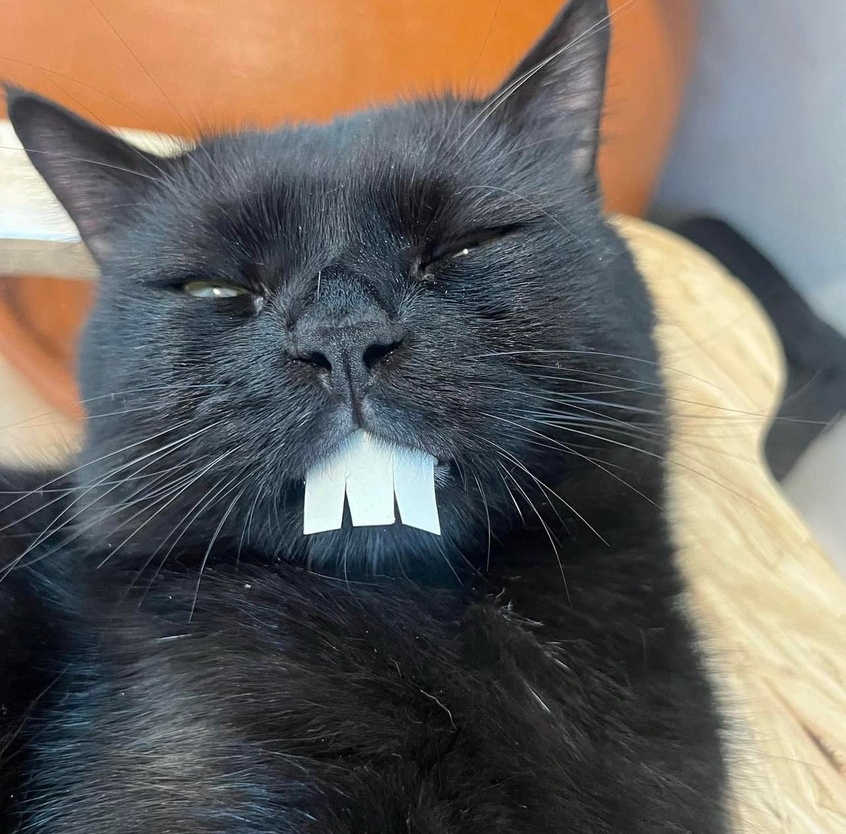
#> input picture Com_Vi/Week07/file/imgg.jpg, 846 x 834 px, shrunk from 1284 x 1265 before the run, found by its file name
$ python lab07_2.py
#> lines starting #> are read from the running program, lines starting #| are printed output that depends on the picture
import numpy as np
import cv2
from scipy.ndimage import convolve
import matplotlib.pyplot as plt

# Gaussian Filter
def gaussian_filter(image, kernel_size=5, sigma=1.0):
    ax = np.linspace(-(kernel_size // 2), kernel_size // 2, kernel_size)
    gauss = np.exp(-0.5 * np.square(ax) / np.square(sigma))
    kernel = np.outer(gauss, gauss)
    kernel /= np.sum(kernel)
    return convolve(image, kernel)

# Sobel Filter
def sobel_filters(image):
    Kx = np.array([[-1, 0, 1], [-2, 0, 2], [-1, 0, 1]])  # Horizontal
    Ky = np.array([[1, 2, 1], [0, 0, 0], [-1, -2, -1]])  # Vertical
    Gx = convolve(image, Kx)
    Gy = convolve(image, Ky)
    magnitude = np.sqrt(Gx**2 + Gy**2)
    direction = np.arctan2(Gy, Gx)  # Gradient direction
    return magnitude, direction

# Non-Maximum Suppression
def non_maximum_suppression(magnitude, direction):
    rows, cols = magnitude.shape
    suppressed = np.zeros((rows, cols), dtype=np.float32)
    direction = np.rad2deg(direction)
    direction[direction < 0] += 180

    for i in range(1, rows-1):
        for j in range(1, cols-1):
            # Direction quantization
            if (0 <= direction[i, j] < 22.5) or (157.5 <= direction[i, j] <= 180):
                neighbors = (magnitude[i, j+1], magnitude[i, j-1])
            elif 22.5 <= direction[i, j] < 67.5:
                neighbors = (magnitude[i-1, j+1], magnitude[i+1, j-1])
            elif 67.5 <= direction[i, j] < 112.5:
                neighbors = (magnitude[i+1, j], magnitude[i-1, j])
            else:  # 112.5 <= direction < 157.5
                neighbors = (magnitude[i-1, j-1], magnitude[i+1, j+1])

            # Suppress non-maximum values
            if magnitude[i, j] >= neighbors[0] and magnitude[i, j] >= neighbors[1]:
                suppressed[i, j] = magnitude[i, j]
            else:
                suppressed[i, j] = 0

    return suppressed

# Double Threshold
def double_threshold(suppressed, low_threshold, high_threshold):
    strong = 255
    weak = 75

    strong_i, strong_j = np.where(suppressed >= high_threshold)
    weak_i, weak_j = np.where((suppressed <= high_threshold) & (suppressed >= low_threshold))

    result = np.zeros_like(suppressed, dtype=np.uint8)
    result[strong_i, strong_j] = strong
    result[weak_i, weak_j] = weak
    return result, weak, strong

# Edge Tracking by Hysteresis
def edge_tracking_by_hysteresis(image, weak, strong):
    rows, cols = image.shape
    for i in range(1, rows-1):
        for j in range(1, cols-1):
            if image[i, j] == weak:
                if (strong in [image[i+1, j-1], image[i+1, j], image[i+1, j+1],
                               image[i, j-1], image[i, j+1],
                               image[i-1, j-1], image[i-1, j], image[i-1, j+1]]):
                    image[i, j] = strong
                else:
                    image[i, j] = 0
    return image

# Main Function for Canny Edge Detection
def canny_edge_detection(image, low_threshold, high_threshold):
    # 1. Step 1: Gaussian Blur
    smoothed = gaussian_filter(image)

    # 2. Step 2: Sobel Filters
    magnitude, direction = sobel_filters(smoothed)

    # 3. Step 3: Non-Maximum Suppression
    suppressed = non_maximum_suppression(magnitude, direction)

    # 4. Step 4: Double Thresholding
    thresholded, weak, strong = double_threshold(suppressed, low_threshold, high_threshold)

    # 5. Step 5: Edge Tracking by Hysteresis
    final_edges = edge_tracking_by_hysteresis(thresholded, weak, strong)

    return final_edges

image = cv2.imread('file\imgg.jpg', cv2.IMREAD_GRAYSCALE)
#> image: shape (834, 846); min 0, max 255, mean 101.7
image = np.float32(image)

edges = canny_edge_detection(image, low_threshold=50, high_threshold=150)
#> in sobel_filters, `Gy = convolve(image, Ky)`:
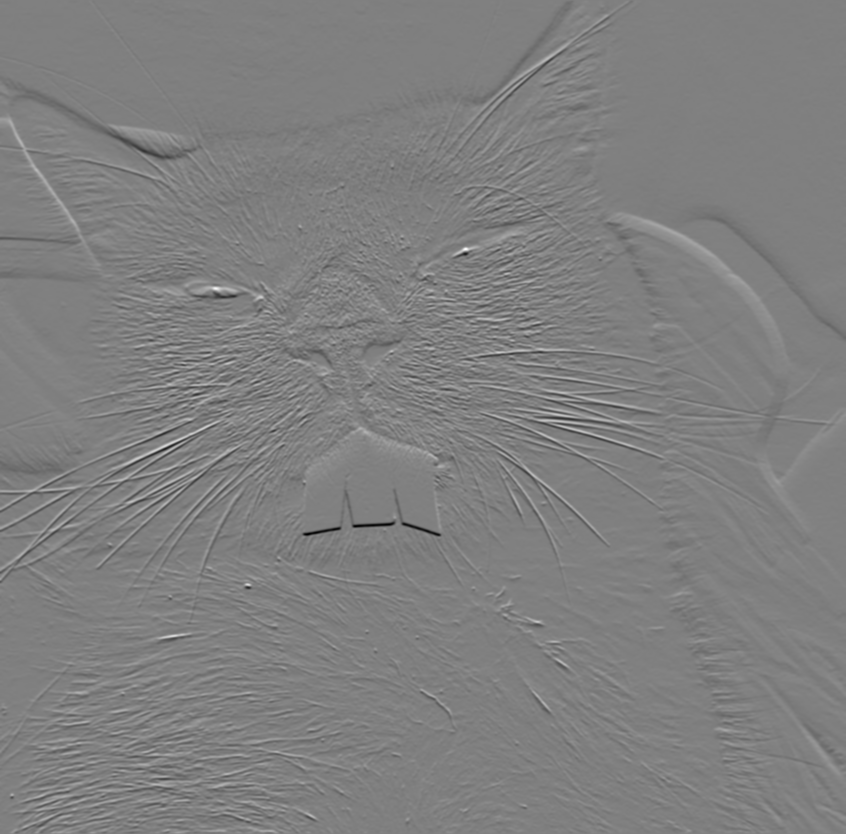
#> Gy: shape (834, 846) float32; min -507.5, max 503.2, mean -0.8; drawn with min black and max white
#> in sobel_filters, `direction = np.arctan2(Gy, Gx)`:
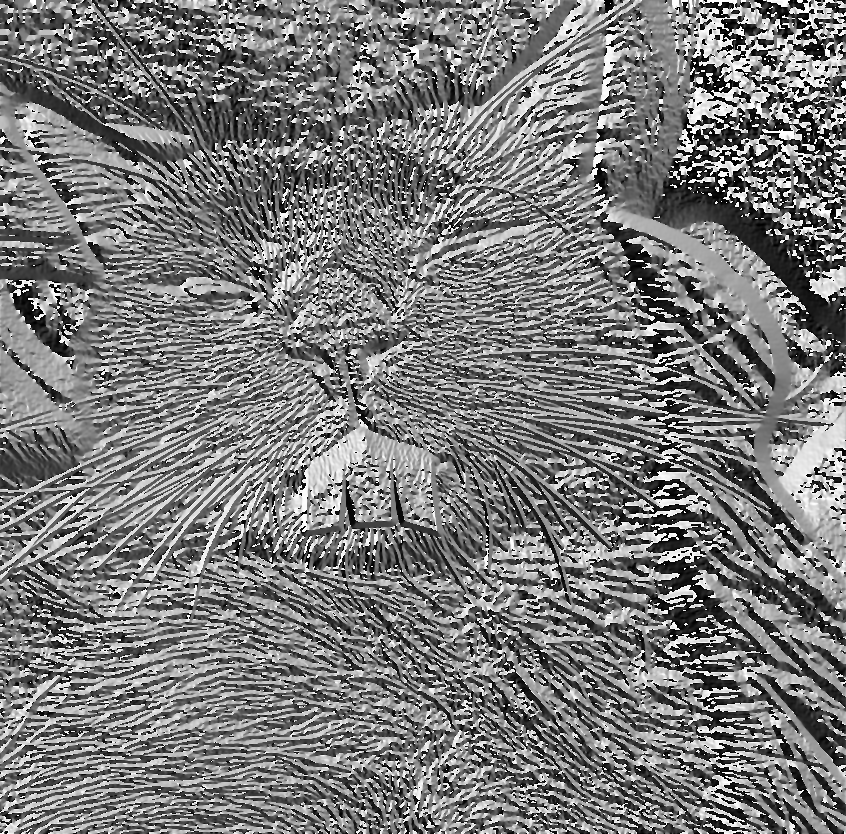
#> direction: shape (834, 846) float32; min -3.14, max 3.14, mean -0.13; drawn with min black and max white
#> in non_maximum_suppression, `direction[direction < 0] += 180`:
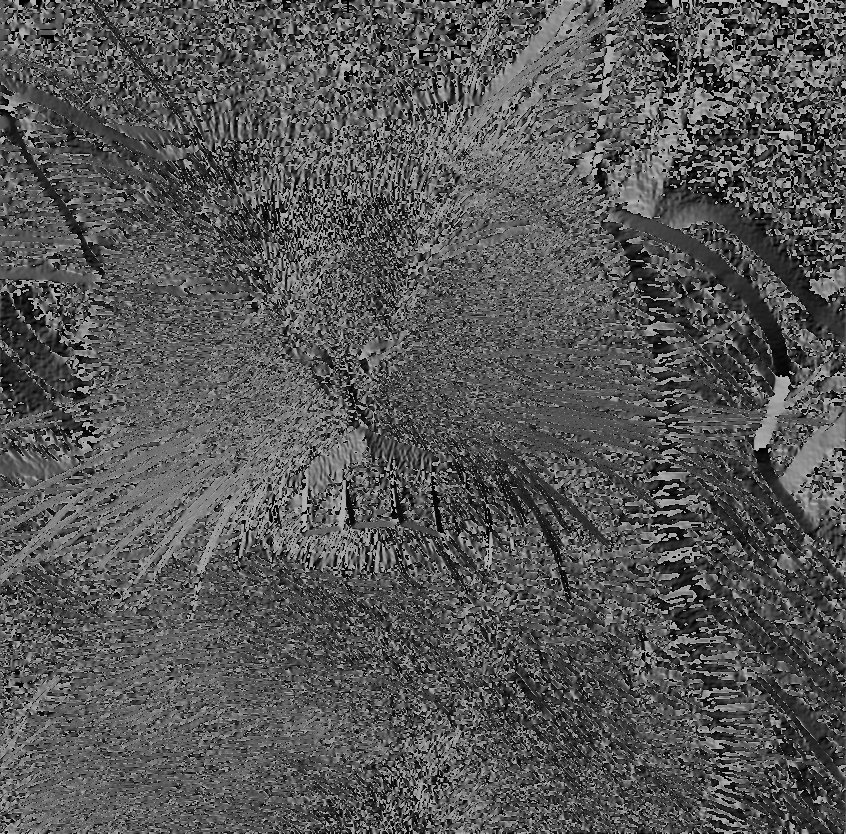
#> direction: shape (834, 846) float32; min 0, max 180, mean 86.7
#> after the loop in non_maximum_suppression, `for i in range(1, rows-1):`:
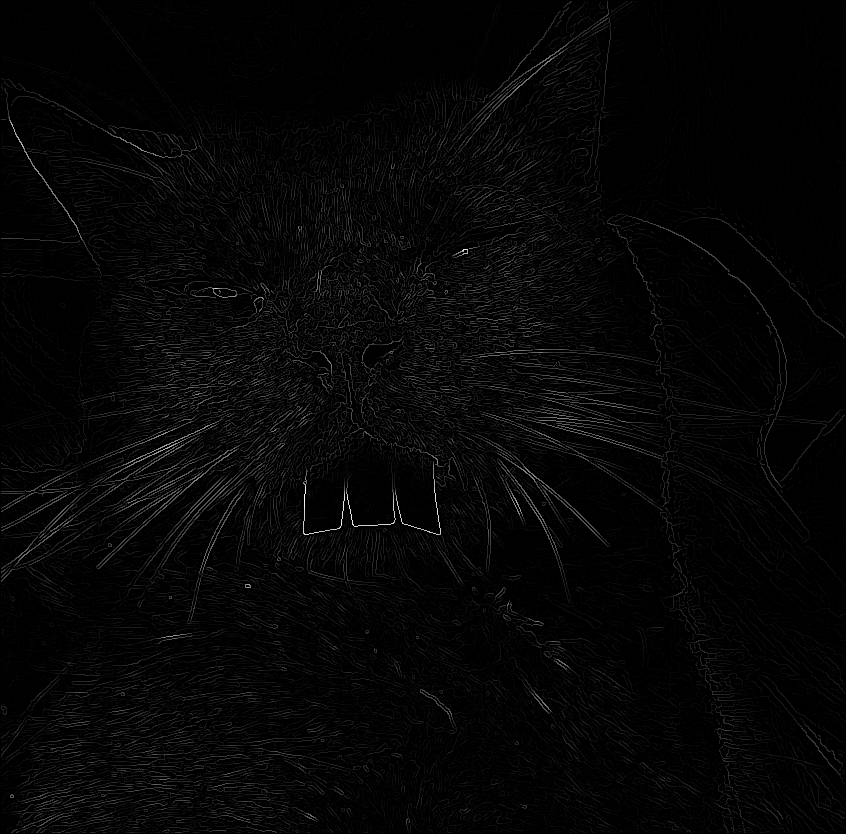
#> suppressed: shape (834, 846) float32; min 0, max 563.8, mean 12.8; drawn with min black and max white
#> in double_threshold, `strong_i, strong_j = np.where(suppressed >= high_threshold)`: strong_i = 7652 values from 14 to 830; strong_j = 7652 values, max 784 at index 1634, min 1 at index 697, mean 326.3
#> in canny_edge_detection, `thresholded, weak, strong = double_threshold(suppressed, low_threshold..`:
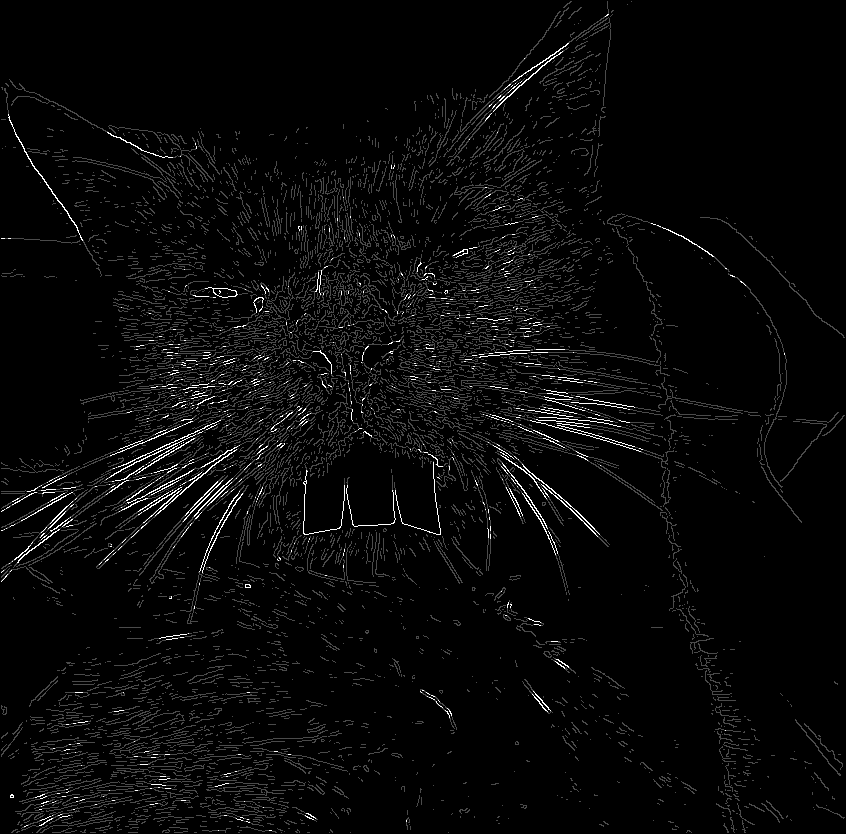
#> thresholded: shape (834, 846); min 0, max 255, mean 8.7
#> in canny_edge_detection, `thresholded, weak, strong = double_threshold(suppressed, low_threshold..`: weak = 75; strong = 255
#> after the loop in edge_tracking_by_hysteresis, `for i in range(1, rows-1):`:
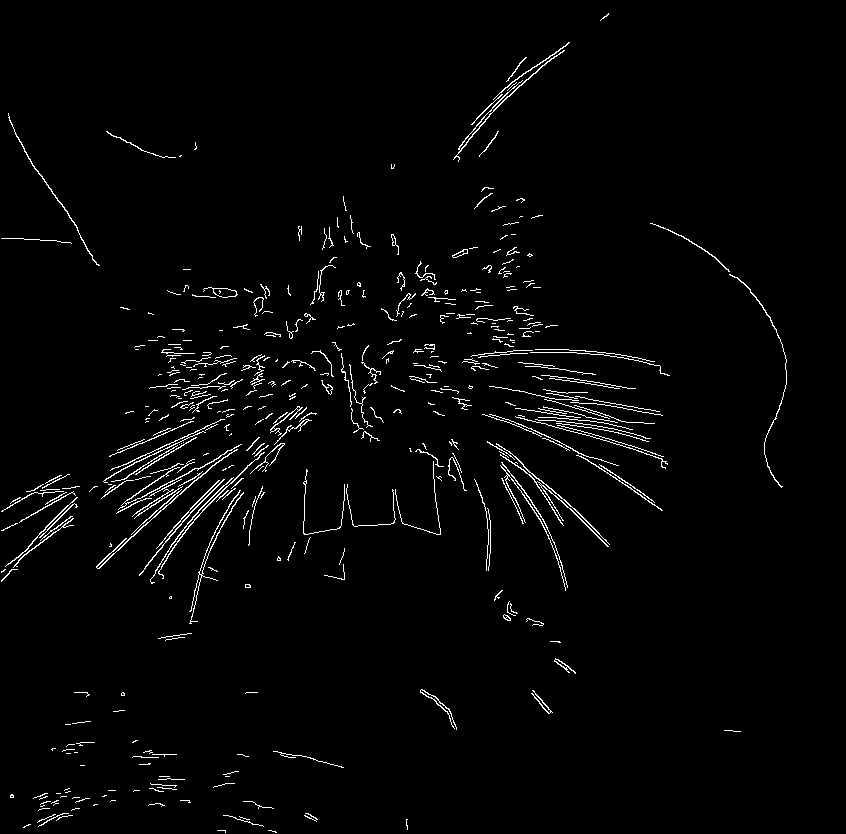
#> image: shape (834, 846); 2.2% white in thin lines or dots

plt.figure(figsize=(10, 5))
plt.subplot(1, 2, 1)
plt.title('Original Image')
plt.imshow(image, cmap='gray')

plt.subplot(1, 2, 2)
plt.title('Canny Edge Detection')
plt.imshow(edges, cmap='gray')
plt.show()
